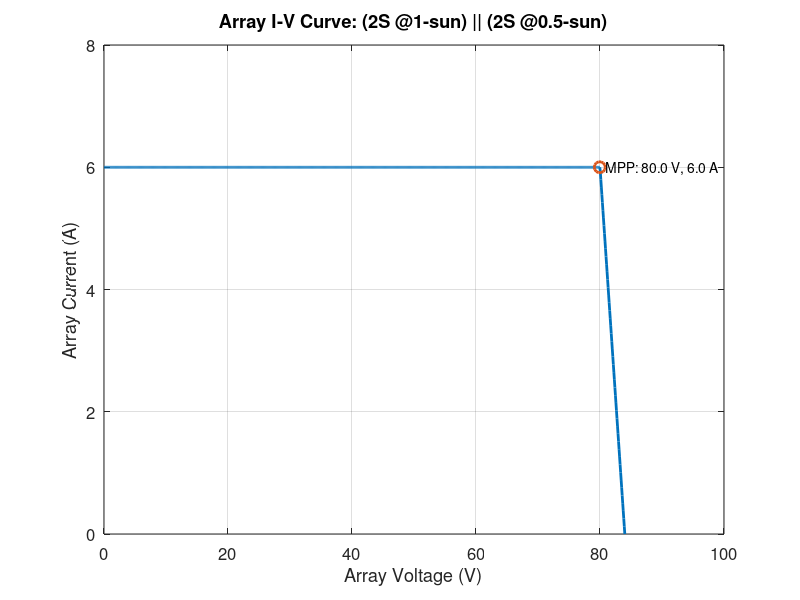

Reproduce this figure in MATLAB.
%% Problem 5.8 - 4 module array (2S south @1-sun) || (2S west @0.5-sun)
clear; clc; close all;

%% ---- Given / read from figure ----
Imp_1sun = 4;       % A  (MPP current of ONE module at 1-sun)
Vmp_1sun = 40;      % V  (MPP voltage of ONE module at 1-sun)

% You must estimate Voc from the plot (knee is just above 40 V).
Voc_1sun = 42;      % V  <-- adjust if your book shows a different Voc

% Irradiances
G_south = 1000;     % W/m^2 (1-sun)
G_west  = 500;      % W/m^2 (0.5-sun)

%% ---- Scale current with irradiance (voltage ~ constant assumption) ----
scale_s = G_south/1000;
scale_w = G_west /1000;

Imp_s = Imp_1sun * scale_s;     % 4 A
Imp_w = Imp_1sun * scale_w;     % 2 A

Vmp_s = Vmp_1sun;               % assume unchanged
Vmp_w = Vmp_1sun;

Voc_s = Voc_1sun;               % assume unchanged
Voc_w = Voc_1sun;

%% ---- Build module I(V) function (piecewise) ----
I_module = @(V, Imp, Vmp, Voc) ...
    (V <= Vmp).*Imp + ...
    (V >  Vmp & V <= Voc).* (Imp .* (Voc - V)./(Voc - Vmp)) + ...
    (V > Voc).*0;

%% ---- Two modules in series per string ----
% If both modules in a string are identical and see same irradiance,
% then V_string = 2*V_module  =>  V_module = V_string/2
% and I_string(V_string) = I_module(V_string/2)

I_string_south = @(Vstr) I_module(Vstr/2, Imp_s, Vmp_s, Voc_s);
I_string_west  = @(Vstr) I_module(Vstr/2, Imp_w, Vmp_w, Voc_w);

%% ---- Two strings in parallel (array) ----
% Parallel: same voltage, currents add
I_array = @(V) I_string_south(V) + I_string_west(V);

%% ---- Sweep voltage and compute I(V), P(V) ----
Vmax_array = 2*Voc_1sun;              % approx array Voc (strings share same Voc)
V = linspace(0, Vmax_array, 1000);
I = arrayfun(I_array, V);
P = V .* I;

% Find MPP numerically
[Pmp, idx] = max(P);
Vmp_array = V(idx);
Imp_array = I(idx);

%% ---- Plot I-V curve (array) ----
figure;
plot(V, I, 'LineWidth', 2);
% Make axes larger so curve fills graph better
xlim([0 100]);      % expand voltage axis
ylim([0 8]);        % expand current axis

% Optional: make grid more visible
set(gca,'FontSize',12);
grid on;
xlabel('Array Voltage (V)');
ylabel('Array Current (A)');
title('Array I-V Curve: (2S @1-sun) || (2S @0.5-sun)');
hold on;
plot(Vmp_array, Imp_array, 'o', 'MarkerSize', 8, 'LineWidth', 2);
text(Vmp_array+1, Imp_array, sprintf('MPP: %.1f V, %.1f A', Vmp_array, Imp_array));

%% ---- Print results ----
fprintf('Array MPP results (from curve):\n');
fprintf('  Vmp_array = %.3f V\n', Vmp_array);
fprintf('  Imp_array = %.3f A\n', Imp_array);
fprintf('  Pmp_array = %.2f W\n', Pmp);

% Also print the "by-hand expected" estimate:
fprintf('\nQuick estimate (assuming both strings near MPP at ~80V):\n');
fprintf('  P ~ 80V * (4A + 2A) = 480 W\n');
